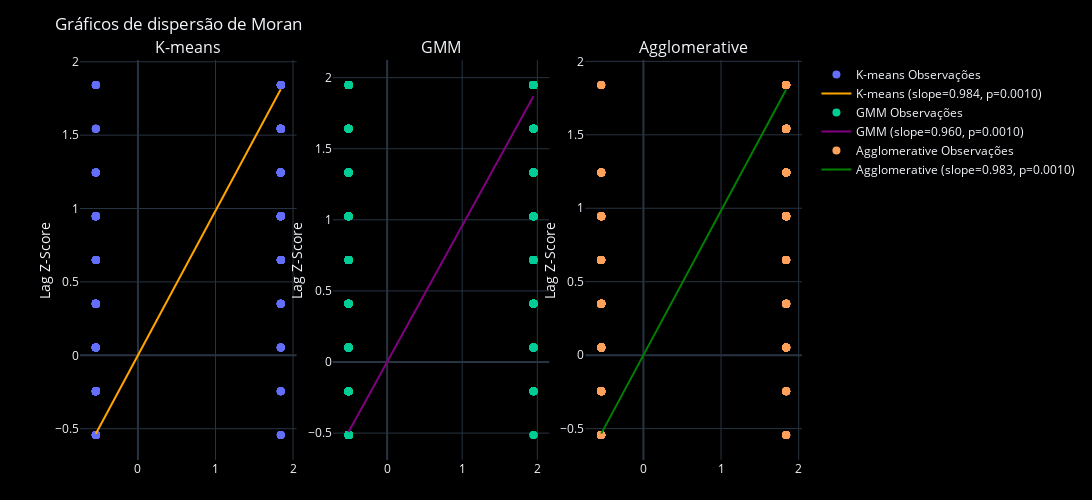

The notebook cell this image was saved under:
### Markdown cell above
<h2 style="color: #FFA07A;">3. Aplicação de algoritmos (não supervisionados) para seleção do número de agrupamentos (<i>Clusters</i>)</h2>

### Code cell
# hide-me
from IPython.display import Javascript, display
display(Javascript('window.cellVisibilityManager?.hideCells?.();'))

from IPython import get_ipython
import pickle

ipython = get_ipython()

# --- Importar bibliotecas ---
ipython.run_line_magic("run", "1.preparacao_bibliotecas.ipynb")

# --- Executar o notebook base ---
ipython.run_line_magic("run", "3.agrupamento_base.ipynb")
